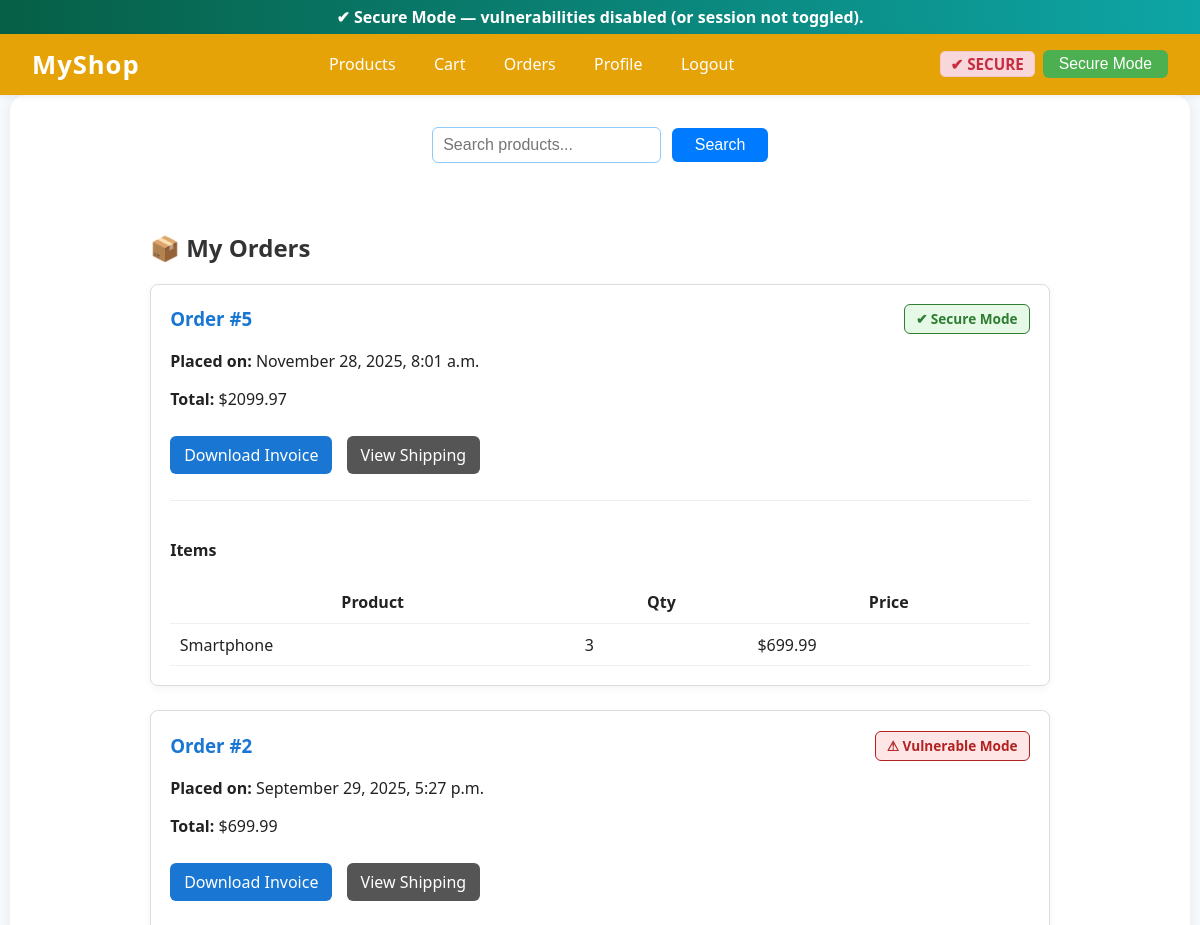
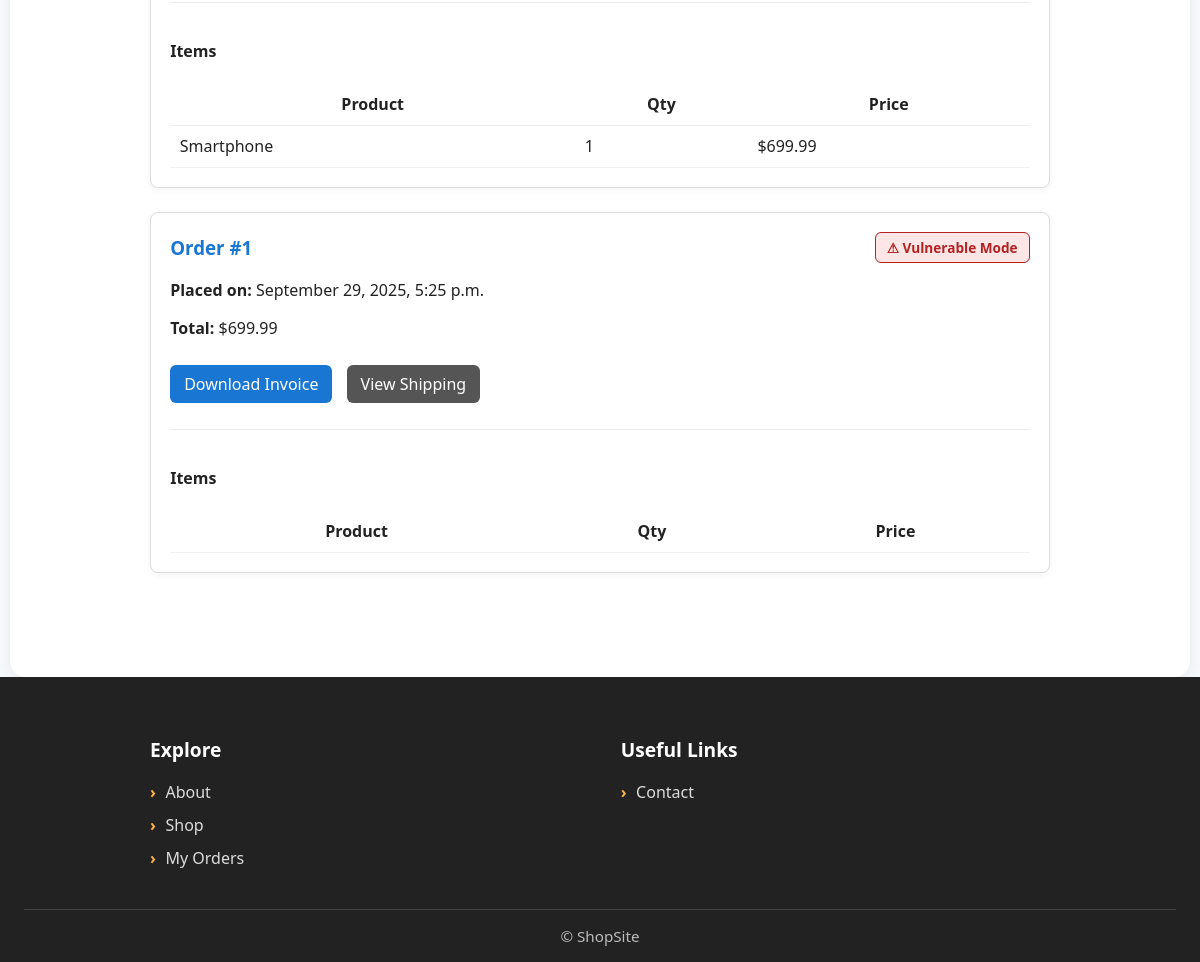
/orders/my-orders/ (signed in), run on the app's committed database (2 pictures, top to bottom).
### orders/models.py (models this page shows, shortened)
class Order(models.Model):
    SECURE = "secure"
    VULNERABLE = "vulnerable"
    MODE_CHOICES = [
        (SECURE, "Secure"),
        (VULNERABLE, "Vulnerable"),
    ]
    user = models.ForeignKey(
        settings.AUTH_USER_MODEL,
        on_delete=models.SET_NULL,
        null=True, blank=True,
        related_name="orders"
    )
    total = models.DecimalField(max_digits=10, decimal_places=2)
    created_at = models.DateTimeField(auto_now_add=True)
    updated_at = models.DateTimeField(auto_now=True)
    mode = models.CharField(
        max_length=12,
        choices=MODE_CHOICES,
        default=SECURE,
    )

class OrderItem(models.Model):
    order = models.ForeignKey(Order, related_name="items", on_delete=models.CASCADE)
    product = models.ForeignKey(Product, on_delete=models.CASCADE)
    quantity = models.PositiveIntegerField(default=1)
    price = models.DecimalField(max_digits=10, decimal_places=2)
    added_at = models.DateTimeField(default=timezone.now)

### products/models.py (models this page shows, shortened)
class Product(models.Model):
    category = models.ForeignKey(Category, related_name='products', on_delete=models.CASCADE)
    name = models.CharField(max_length=255)
    slug = models.SlugField(unique=True)
    description = models.TextField(blank=True)
    price = models.DecimalField(max_digits=10, decimal_places=2)
    image = models.ImageField(upload_to='products/', blank=True, null=True)  # secure
    image_url = models.URLField(blank=True, null=True)  # vulnerable ✅
    stock = models.PositiveIntegerField(default=10)

### orders/views.py (the view)
# urls.py: path("my-orders/", views.my_orders, name="my_orders"),
@login_required
def my_orders(request):
    orders = (
        Order.objects.filter(user=request.user)
        .prefetch_related(
            "items__product",
            Prefetch("shipment", queryset=Shipment.objects.all())
        )
        .order_by("-created_at")
    )
    return render(request, "orders/my_orders.html", {"orders": orders})

### core/context_processors.py (called while the page is built)
def simulation_mode(request):
    session_mode = request.session.get(
        "sim_mode", getattr(settings, "SIMULATION_MODE", "secure")
    )
    return {"simulation_mode": session_mode}

### orders/templates/orders/my_orders.html (shortened to what this page needs)
{% extends "base.html" %}
{% load static %}
{% block extra_css %}
<link rel="stylesheet" href="{% static 'css/my_orders.css' %}">
{% endblock %}
{% block content %}
<div class="orders-container">
    <h2>📦 My Orders</h2>
    {% if orders %}
        {% for order in orders %}
        <div class="order-card">
            <div class="order-header">
                <h3>Order #{{ order.id }}</h3>
                {% if order.mode == "vulnerable" %}
                    <span class="mode-badge mode-vulnerable">⚠ Vulnerable Mode</span>
                {% else %}
                    <span class="mode-badge mode-secure">✔ Secure Mode</span>
                {% endif %}
            </div>
            <p><strong>Placed on:</strong> {{ order.created_at|date:"F j, Y, g:i a" }}</p>
            <p><strong>Total:</strong> ${{ order.total }}</p>
            <p>
                <a href="{% url 'orders:download_invoice' order.id %}" class="btn">Download Invoice</a>
                <a href="{% url 'shipping:shipping_details' order.id %}" class="btn-secondary">View Shipping</a>
            </p>
            <div class="order-items">
                <h4>Items</h4>
                <table>
                    <thead>
                        <tr>
                            <th>Product</th>
                            <th>Qty</th>
                            <th>Price</th>
                        </tr>
                    </thead>
                    <tbody>
                        {% for item in order.items.all %}
                        <tr>
                            <td>{{ item.product.name }}</td>
                            <td>{{ item.quantity }}</td>
                            <td>${{ item.price }}</td>
                        </tr>
                        {% endfor %}
                    </tbody>
                </table>
            </div>
        </div>
        {% endfor %}
    {% else %}
        <p>You haven’t placed any orders yet.</p>
    {% endif %}
</div>
{% endblock %}

### static/css/styles.css (style rules this page uses)
body { margin: 0; padding: 0; font-family: 'Segoe UI', Arial, sans-serif; background: #f7fafd; color: #222; }

### static/css/my_orders.css (style rules this page uses)
h2 { margin-bottom: 20px; color: #333; }
.order-card { background: #fff; padding: 20px; margin-bottom: 25px; border-radius: 10px; box-shadow: 0 2px 10px rgba(0,0,0,0.08); }
.order-header { display: flex; justify-content: space-between; align-items: center; }
.order-header h3 { margin: 0; color: #1976d2; }
.btn { display: inline-block; padding: 8px 14px; margin: 10px 0; background: #1976d2; color: white; text-decoration: none; border-radius: 6px; transition: background 0.3s ease; }
.btn { display: inline-block; padding: 8px 14px; margin-right: 10px; background: #1976d2; color: white; text-decoration: none; border-radius: 6px; transition: background 0.3s ease; }
.btn-secondary { display: inline-block; padding: 8px 14px; background: #555; color: white; text-decoration: none; border-radius: 6px; transition: background 0.3s ease; }

### orders/templates/orders/my_orders.html (style rules this page uses)
.orders-container { max-width: 900px; margin: 2rem auto; padding: 1rem; }
.order-card { border: 1px solid #ddd; border-radius: 8px; padding: 1.2rem; margin-bottom: 1.5rem; background: #fff; box-shadow: 0 2px 8px rgba(0,0,0,0.05); }
.order-header { display: flex; justify-content: space-between; align-items: center; }
.mode-badge { font-size: 0.85rem; font-weight: bold; padding: 0.3rem 0.7rem; border-radius: 6px; }
.mode-secure { background: #e6f9e6; color: #2e7d32; border: 1px solid #2e7d32; }
.mode-vulnerable { background: #ffe6e6; color: #b22222; border: 1px solid #b22222; }
.order-items { margin-top: 1rem; border-top: 1px solid #eee; padding-top: 1rem; }
.order-items table { width: 100%; border-collapse: collapse; }
.order-items th, .order-items td { padding: 0.6rem; border-bottom: 1px solid #f0f0f0; }

### data on the page
Order: id "5", mode "✔ Secure Mode", created_at "November 28, 2025, 8:01 a.m.", total "2099.97"
OrderItem: product.name "Smartphone", quantity "3", price "699.99"
Order: id "2", mode "⚠ Vulnerable Mode", created_at "September 29, 2025, 5:27 p.m.", total "699.99"
OrderItem: product.name "Smartphone", quantity "1", price "699.99"
Order: id "1", mode "⚠ Vulnerable Mode", created_at "September 29, 2025, 5:25 p.m.", total "699.99"
